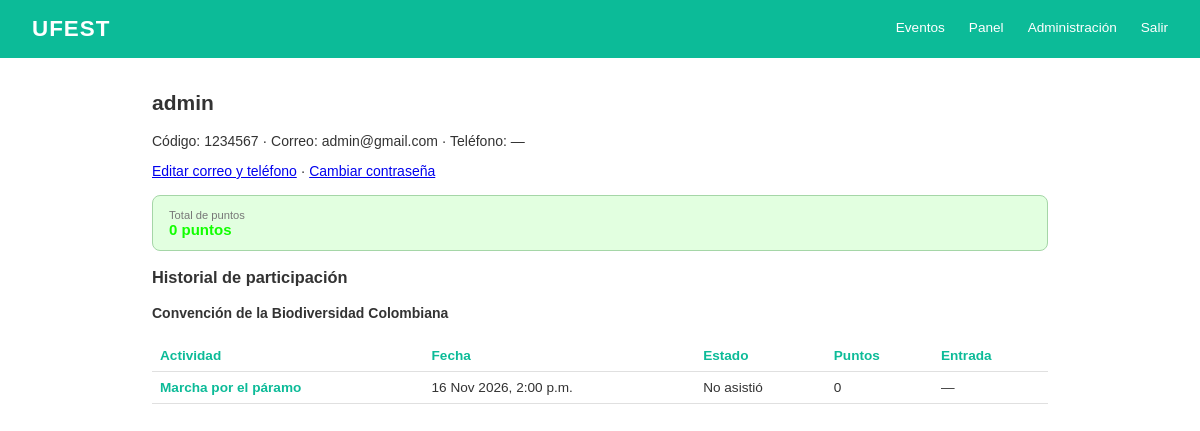
Screenshot of /cuentas/perfil/ (signed in) with the database file from the repository.
### Evento/models.py (models this page shows, shortened)
class ConfiguracionSitio(models.Model):
    nombre = models.CharField("Nombre del sitio", max_length=40, default="UFEST")
    logo = models.ImageField("Logo", upload_to="sitio/", blank=True)
    titulo_portada = models.CharField("Título de la página principal", max_length=80, default="Eventos")
    descripcion_portada = models.CharField("Texto bajo el título", max_length=250, blank=True)
    color_primario = models.CharField(
        "Color principal", max_length=7, default="#1F3864", validators=[color_hex],
        help_text="Barra de navegación, títulos y botones",
    )
    color_acento = models.CharField(
        "Color de acento", max_length=7, default="#2e7d32", validators=[color_hex],
        help_text="Puntos y resaltados",
    )
    class Meta:
        verbose_name = "configuración del sitio"
        verbose_name_plural = "configuración del sitio"
    @classmethod
    def obtener(cls):
        return cls.objects.get_or_create(pk=1)[0]

class Evento(models.Model):
    color_primario = models.CharField(
        max_length=7, default="#1F3864", validators=[color_hex],
        help_text="Color de la barra, títulos y botones",
    )
    color_acento = models.CharField(
        max_length=7, default="#2e7d32", validators=[color_hex],
        help_text="Color de los puntos y destacados",
    )
    class Estado(models.TextChoices):
        BORRADOR = "borrador", "Borrador"
        PUBLICADO = "publicado", "Publicado"
        EN_CURSO = "en_curso", "En curso"
        FINALIZADO = "finalizado", "Finalizado"
        CANCELADO = "cancelado", "Cancelado"
    nombre = models.CharField(max_length=50, unique=True)
    descripcion = models.CharField(max_length=250)
    fecha_inicio = models.DateField()
    fecha_fin = models.DateField()
    sede = models.CharField(max_length=120)
    imagen = models.ImageField(upload_to="eventos/", blank=True)
    estado = models.CharField(max_length=20, choices=Estado.choices, default=Estado.BORRADOR)
    creado_por = models.ForeignKey(
        settings.AUTH_USER_MODEL, on_delete=models.PROTECT, related_name="eventos_creados"
    )
    coordinadores = models.ManyToManyField(
        settings.AUTH_USER_MODEL, blank=True, related_name="eventos_asignados"
    )

class Participacion(models.Model):
    class Estado(models.TextChoices):
        INSCRITO = "inscrito", "Inscrito"
        ASISTIO = "asistio", "Asistió"
        NO_ASISTIO = "no_asistio", "No asistió"
        CANCELADO = "cancelado", "Cancelado"
    class Metodo(models.TextChoices):
        QR = "qr", "QR"
        MANUAL = "manual", "Manual"
    usuario = models.ForeignKey(
        settings.AUTH_USER_MODEL, on_delete=models.CASCADE, related_name="participaciones"
    )
    actividad = models.ForeignKey(
        Actividad, on_delete=models.CASCADE, related_name="participaciones"
    )
    estado = models.CharField(max_length=20, choices=Estado.choices, default=Estado.INSCRITO)
    puntos_otorgados = models.PositiveIntegerField(default=0)
    fecha_inscripcion = models.DateTimeField(auto_now_add=True)
    token = models.UUIDField(default=uuid.uuid4, unique=True, editable=False)
    fecha_asistencia = models.DateTimeField(null=True, blank=True)
    metodo_registro = models.CharField(max_length=10, choices=Metodo.choices, blank=True)
    class Meta:
        verbose_name_plural = "participaciones"
        unique_together = ("usuario", "actividad")

class Actividad(models.Model):
    class Estado(models.TextChoices):
        BORRADOR = "borrador", "Borrador"
        PUBLICADO = "publicado", "Publicado"
        EN_CURSO = "en_curso", "En curso"
        FINALIZADO = "finalizado", "Finalizado"
        CANCELADO = "cancelado", "Cancelado"
    evento = models.ForeignKey(Evento, on_delete=models.CASCADE, related_name="actividades")
    nombre = models.CharField(max_length=250)
    descripcion = models.TextField()
    lugar = models.CharField(max_length=120)
    cupo = models.PositiveIntegerField()
    categoria = models.ForeignKey(
        Categoria, on_delete=models.SET_NULL, null=True, blank=True, related_name="actividades"
    )
    fecha_inicio = models.DateTimeField()
    fecha_fin = models.DateTimeField()
    imagen = models.ImageField(upload_to="actividades/", blank=True)
    estado = models.CharField(max_length=20, choices=Estado.choices, default=Estado.BORRADOR)
    puntos = models.PositiveIntegerField(help_text="Puntos que gana quien asiste")
    token_qr = models.UUIDField(default=uuid.uuid4, unique=True, editable=False)
    creado_por = models.ForeignKey(
        settings.AUTH_USER_MODEL, on_delete=models.PROTECT, related_name="actividades_creadas"
    )
    coordinadores = models.ManyToManyField(
        settings.AUTH_USER_MODEL, blank=True, related_name="actividades_asignadas"
    )
    class Meta:
        verbose_name_plural = "actividades"
        ordering = ["fecha_inicio"]
        constraints = [
            models.UniqueConstraint(fields=["evento", "nombre"], name="actividad_unica_por_evento")
        ]

### Cuenta/models.py (models this page shows, shortened)
class Usuario(AbstractUser):
    class Rol(models.TextChoices):
        PARTICIPANTE = "participante", "Participante"
        COORDINADOR = "coordinador", "Coordinador de actividades"
        ADMIN = "admin", "Administrador general"
    codigo = models.CharField(max_length=20, unique=True)
    rol = models.CharField(max_length=20, choices=Rol.choices, default=Rol.PARTICIPANTE)
    telefono = models.CharField(max_length=20, blank=True)
    verificado = models.BooleanField(
        default=False,
        help_text="Márcalo cuando hayas comprobado que el código y el nombre son reales. "
                  "Un participante sin verificar no puede inscribirse.",
    )
    REQUIRED_FIELDS = ["email", "codigo"]
    @property
    def puntos(self):
        total = (
            self.participaciones
            .exclude(actividad__estado="cancelado")
            .exclude(actividad__evento__estado="cancelado")
            .aggregate(t=Sum("puntos_otorgados"))["t"]
        )
        return total or 0
    @property
    def es_participante(self):
        return self.rol == self.Rol.PARTICIPANTE

### Cuenta/views.py (the view)
# urls.py: path("perfil/", views.perfil, name="perfil"),
@login_required
def perfil(request):
    participaciones = (
        request.user.participaciones
        .select_related("actividad__evento")
        .order_by("-actividad__evento__fecha_inicio", "actividad__evento_id", "actividad__fecha_inicio")
    )
    return render(request, "cuenta/perfil.html", {"participaciones": participaciones})

### Evento/contexto.py (called while the page is built)
def sitio(request):
    try:
        return {"sitio": ConfiguracionSitio.obtener()}
    except (OperationalError, ProgrammingError):  # antes de migrar
        return {"sitio": ConfiguracionSitio()}

### templates/cuenta/perfil.html (shortened to what this page needs)
{% extends "base.html" %}
{% block contenido %}
<h2>{{ user.get_full_name|default:user.username }}</h2>
<p>Código: {{ user.codigo }} · Correo: {{ user.email|default:"—" }} · Teléfono: {{ user.telefono|default:"—" }}</p>
<p><a href="{% url 'editar_perfil' %}">Editar correo y teléfono</a> ·
   <a href="{% url 'password_change' %}">Cambiar contraseña</a></p>
<div class="equivalencia">
  <small>Total de puntos</small>
  <span class="puntos">{{ user.puntos }} puntos</span>
</div>
<h3>Historial de participación</h3>
{% regroup participaciones by actividad.evento as grupos %}
{% for grupo in grupos %}
  <h4>{{ grupo.grouper.nombre }}{% if grupo.grouper.estado == "cancelado" %} <small>· Evento cancelado</small>{% endif %}</h4>
  <table class="tabla">
    <thead>
      <tr><th>Actividad</th><th>Fecha</th><th>Estado</th><th>Puntos</th><th>Entrada</th></tr>
    </thead>
    <tbody>
      {% for p in grupo.list %}
        <tr>
          {% if p.actividad.estado == "cancelado" %}
            <td>{{ p.actividad.nombre }}</td>
            <td>{{ p.actividad.fecha_inicio|date:"j M Y, g:i a" }}</td>
            <td>Actividad cancelada</td>
            <td>0</td>
            <td>—</td>
          {% else %}
            <td><a href="{% url 'evento:actividad' p.actividad.pk %}">{{ p.actividad.nombre }}</a></td>
            <td>{{ p.actividad.fecha_inicio|date:"j M Y, g:i a" }}</td>
            <td>{{ p.get_estado_display }}</td>
            <td>{{ p.puntos_otorgados }}</td>
            <td>
              {% if p.estado == "inscrito" or p.estado == "asistio" %}
                <a href="{% url 'evento:entrada' p.actividad.pk %}">Ver entrada</a>
              {% else %}
                —
              {% endif %}
            </td>
          {% endif %}
        </tr>
      {% endfor %}
    </tbody>
  </table>
{% empty %}
  <p>Aún no te has inscrito en ninguna actividad.</p>
{% endfor %}
{% endblock %}

### templates/base.html (shortened to what this page needs)
{% load static %}
<!DOCTYPE html>
<html lang="es">
<head>
  <link rel="stylesheet" href="{% static 'css/style.css' %}">
</head>
<body>
  <header class="navbar">
    <h1>{% if sitio.logo %}<img src="{{ sitio.logo.url }}" alt="" class="logo-sitio">{% endif %}{{ sitio.nombre }}</h1>
    <nav>
      <a href="{% url 'evento:lista' %}">Eventos</a>
      {% if user.is_authenticated %}
        {% if user.rol == "coordinador" or user.rol == "admin" %}
          <a href="{% url 'evento:panel' %}">Panel</a>
        {% endif %}
        {% if user.rol == "admin" %}
          <a href="{% url 'evento:gestion' %}">Administración</a>
        {% endif %}
        <form method="post" action="{% url 'logout' %}" class="form-salir">
          <button type="submit">Salir</button>
        </form>
      {% else %}
        <a href="{% url 'login' %}">Iniciar sesión</a>
        <a href="{% url 'registro' %}">Registrarse</a>
      {% endif %}
    </nav>
  </header>
  <main>
    {% block contenido %}{% endblock %}
  </main>
</body>
</html>

### static/css/style.css (style rules this page uses)
:root { --azul: #1F3864; --azul-fondo: #e8edf6; --verde: #2e7d32; --verde-fondo: color-mix(in srgb, var(--verde) 12%, white); --gris: #e0e0e0; }
* { box-sizing: border-box; }
body { margin: 0; font-family: Arial, Helvetica, sans-serif; color: #333; background: #fff; font-size: 14px; }
.navbar { display: flex; justify-content: space-between; align-items: center; background: var(--azul); color: #fff; padding: 1rem 2rem; }
.navbar h1 { margin: 0; font-size: 1.4rem; letter-spacing: 1px; }
.navbar nav { display: flex; align-items: center; gap: 1.5rem; }
.navbar a { color: #fff; text-decoration: none; font-size: .85rem; padding-bottom: 4px; }
.form-salir { margin: 0; }
.form-salir button { background: none; border: none; color: #fff; font-size: .85rem; font-family: inherit; cursor: pointer; padding: 0 0 4px; }
main { max-width: 960px; margin: 0 auto; padding: 1rem 2rem 2rem; }
.equivalencia { margin-top: 1rem; padding: .8rem 1rem; background: var(--verde-fondo); border: 1px solid #a5d6a7; border-radius: 8px; }
.equivalencia small { display: block; font-size: .7rem; color: #777; }
.puntos { font-size: 15px; font-weight: bold; color: var(--verde); }
.tabla { width: 100%; border-collapse: collapse; font-size: .85rem; margin-bottom: 1.5rem; }
.tabla th, .tabla td { text-align: left; padding: .5rem; border-bottom: 1px solid var(--gris); }
.tabla th { color: var(--azul); }
.tabla a { color: var(--azul); font-weight: bold; text-decoration: none; }
.navbar h1 { display: flex; align-items: center; gap: .6rem; }

### rows the page displays
ConfiguracionSitio: nombre "UFEST"
Usuario: get_full_name "admin", codigo "1234567", email "admin@gmail.com", telefono "—", puntos "0"
Evento: grouper.nombre "Convención de la Biodiversidad Colombiana"
Participacion: actividad.nombre "Marcha por el páramo", actividad.fecha_inicio "16 Nov 2026, 2:00 p.m.", estado "No asistió", puntos_otorgados "0"
